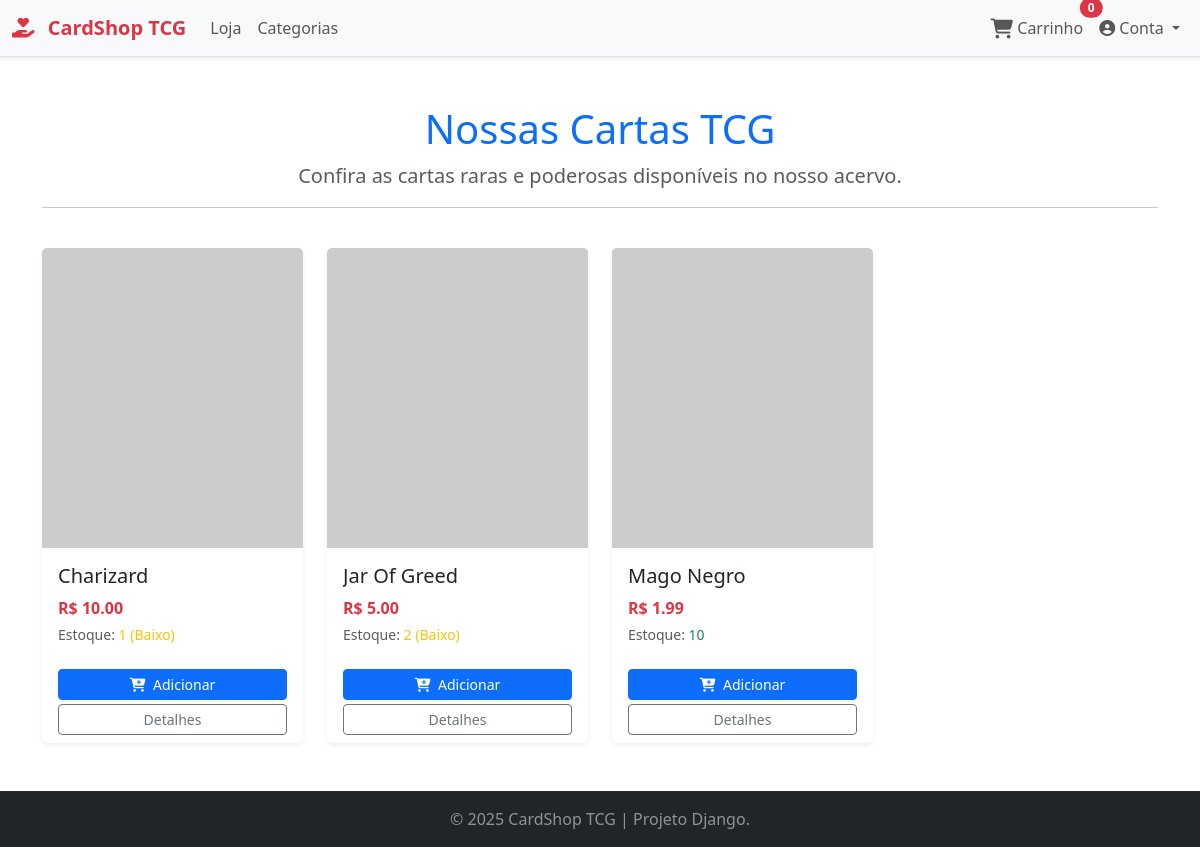
Before: / with the older database file.
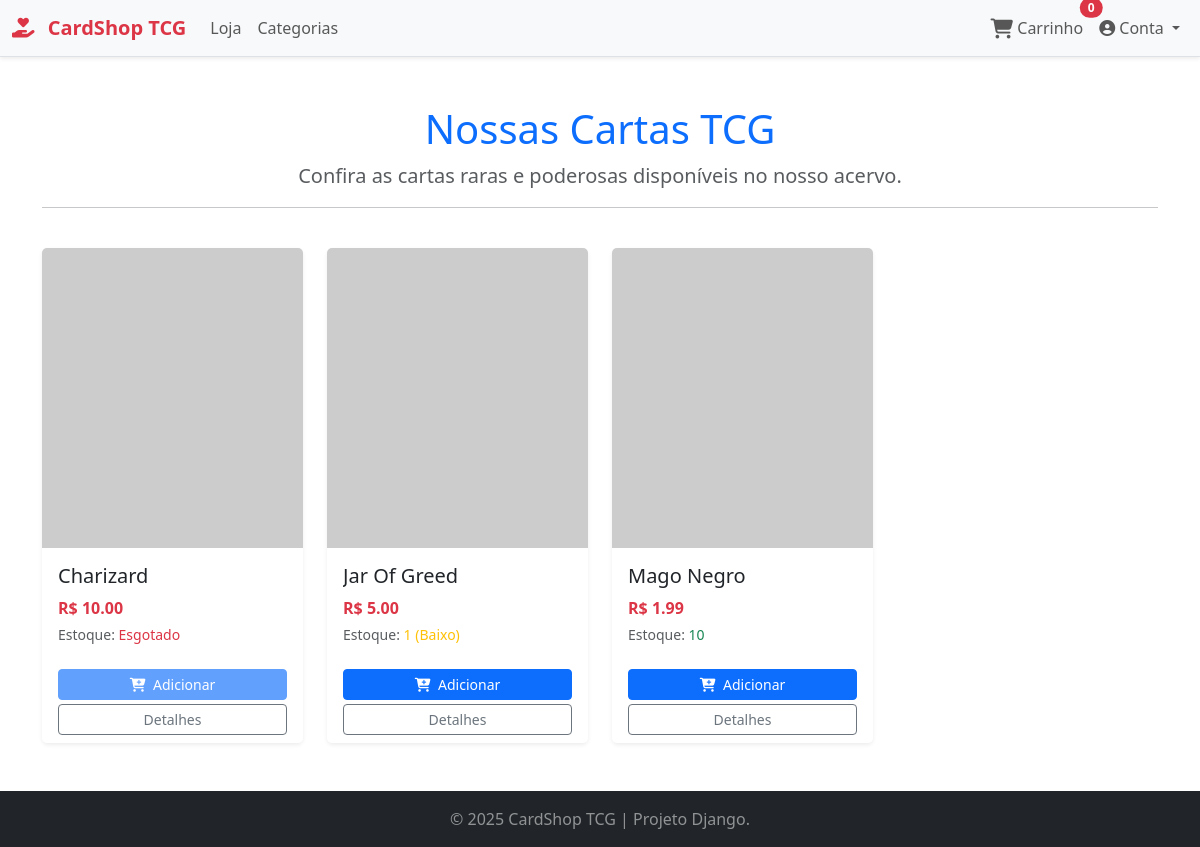
After: the same page with the newer database file.
### tcg/models.py (models this page shows, shortened)
class Carta(models.Model):
    categoria = models.ForeignKey(Categoria, on_delete=models.CASCADE, related_name="cartas")
    nome = models.CharField(max_length=150)
    descricao = models.TextField(blank=True)
    preco = models.DecimalField(max_digits=10, decimal_places=2)
    estoque = models.PositiveIntegerField()
    condicao = models.CharField(max_length=50, choices=[
        ("novo", "Novo"),
        ("usado", "Usado"),
    ])
    imagem_url = models.URLField(blank=True, null=True)
    tipo = models.CharField(max_length=50, choices=[
        ("carta", "Carta"),
    ])
    edicao = models.CharField(max_length=100, blank=True, null=True)
    raridade = models.CharField(max_length=50, blank=True, null=True)

### tcg/views.py (the view)
# urls.py: path('', views.store, name='store'),
def store(request):
    cartas = Carta.objects.all().order_by('nome')
    context = {'cartas': cartas}
    return render(request, 'store.html', context)

### tcg/context_processors.py (called while the page is built)
def cart_item_count_processor(request):
    cart_item_count = 0
    if request.user.is_authenticated:
        try:
            carrinho = Carrinho.objects.get(usuario=request.user, status='aberto')
            cart_item_count = carrinho.itens.count()
        except Carrinho.DoesNotExist:
            pass
    return {'cart_item_count': cart_item_count}

### templates/store.html (shortened to what this page needs)
{% extends "base.html" %}
{% load static %}
{% block content %}
<div class="row mb-4">
    <div class="col-12">
        <h1 class="text-center text-primary fw-light">Nossas Cartas TCG</h1>
        <p class="lead text-center text-muted">Confira as cartas raras e poderosas disponíveis no nosso acervo.</p>
        <hr>
    </div>
</div>
<div class="row row-cols-1 row-cols-sm-2 row-cols-md-3 row-cols-lg-4 g-4">
    {% for carta in cartas %}
    <div class="col">
        <div class="card h-100 shadow-sm border-0">
            <img src="{{ carta.imagem_url }}"
                 onerror="this.onerror=null;this.src='https://via.placeholder.com/200x300?text=Card';"
                 class="card-img-top"
                 alt="{{ carta.nome }}"
                 style="height: 300px; object-fit: cover;">
            <div class="card-body d-flex flex-column">
                <h5 class="card-title text-truncate">{{ carta.nome }}</h5>
                <p class="card-text mb-1 text-danger fw-bold">R$ {{ carta.preco|stringformat:".2f" }}</p>
                <small class="text-muted">
                    Estoque:
                    {% if carta.estoque > 5 %}
                        <span class="text-success">{{ carta.estoque }}</span>
                    {% elif carta.estoque > 0 %}
                        <span class="text-warning">{{ carta.estoque }} (Baixo)</span>
                    {% else %}
                        <span class="text-danger">Esgotado</span>
                    {% endif %}
                </small>
            </div>
            <div class="card-footer bg-white border-0 pt-0">
                <button
                    data-carta="{{ carta.id }}"
                    data-action="add"
                    class="btn btn-primary btn-sm w-100 mt-2 update-cart
                    {% if carta.estoque == 0 %}disabled{% endif %}"
                >
                    <i class="fas fa-cart-plus me-1"></i> Adicionar
                </button>
                <a href="{% url 'tcg:detail' carta.id %}" class="btn btn-outline-secondary btn-sm w-100 mt-1">Detalhes</a>
            </div>
        </div>
    </div>
    {% endfor %}
</div>
{% endblock content %}

Changed rows visible on the page:
changed Carta "Charizard": estoque "1" → (not shown); estoque "(Baixo)" → "Esgotado"
changed Carta "Jar Of Greed": estoque "2" → "1"
